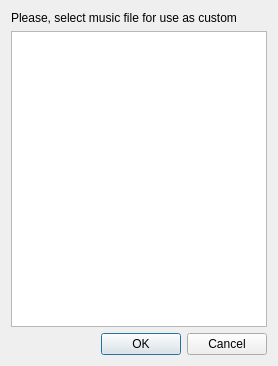
<?xml version="1.0" encoding="UTF-8"?>
<ui version="4.0">
 <class>MusicFileList</class>
 <widget class="QDialog" name="MusicFileList">
  <property name="geometry">
   <rect>
    <x>0</x>
    <y>0</y>
    <width>278</width>
    <height>366</height>
   </rect>
  </property>
  <property name="minimumSize">
   <size>
    <width>278</width>
    <height>366</height>
   </size>
  </property>
  <property name="windowTitle">
   <string>Select Custom music</string>
  </property>
  <property name="windowIcon">
   <iconset resource="../_resources/editor.qrc">
    <normaloff>:/images/playmusic.png</normaloff>:/images/playmusic.png</iconset>
  </property>
  <property name="locale">
   <locale language="English" country="UnitedStates"/>
  </property>
  <layout class="QVBoxLayout" name="verticalLayout">
   <property name="sizeConstraint">
    <enum>QLayout::SetMinimumSize</enum>
   </property>
   <item>
    <widget class="QLabel" name="SelectedFolder">
     <property name="locale">
      <locale language="English" country="UnitedStates"/>
     </property>
     <property name="text">
      <string>Please, select music file for use as custom</string>
     </property>
    </widget>
   </item>
   <item>
    <widget class="QListWidget" name="FileList">
     <property name="minimumSize">
      <size>
       <width>0</width>
       <height>0</height>
      </size>
     </property>
     <property name="editTriggers">
      <set>QAbstractItemView::DoubleClicked|QAbstractItemView::EditKeyPressed</set>
     </property>
    </widget>
   </item>
   <item>
    <widget class="QDialogButtonBox" name="buttonBox">
     <property name="standardButtons">
      <set>QDialogButtonBox::Cancel|QDialogButtonBox::Ok</set>
     </property>
    </widget>
   </item>
  </layout>
 </widget>
 <resources>
  <include location="../_resources/editor.qrc"/>
 </resources>
 <connections/>
</ui>
